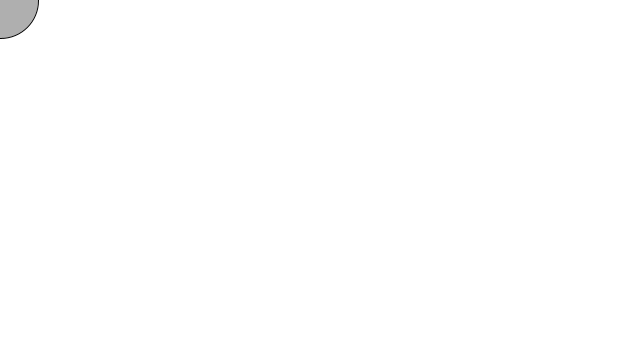
Frame 1 (no input)
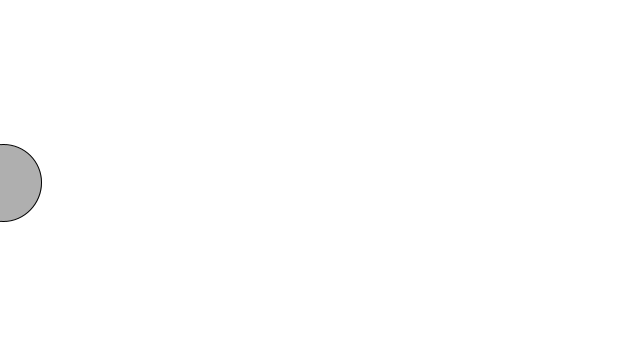
Frame 60 (the mouse pressed at the canvas centre just before this capture)
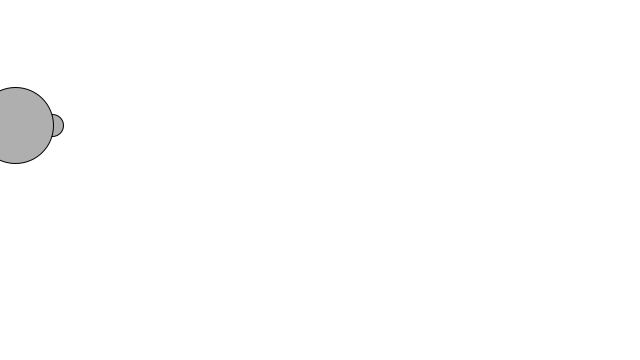
Frame 120 (the mouse held since frame 60 and released just before this capture)

The Processing sketch that drew these frames (run headless with seeded random() and noise(); from frame 60 on, the mouse is pressed at the canvas centre):

// Processing sketch: Mover
// ── Mover.pde
MyMover[] movers = new MyMover[3];

void setup() {
	size(640, 360);
	for(int i = 0; i < movers.length; i++) {
		movers[i] = new MyMover(random(0.1,5), 0, 0);
	}	
}

void draw() {
	background(255);
	PVector wind = new PVector(0.01, 0);


	for(int i = 0; i < movers.length; i++) {
		// In real life gravity scales with mass
		float m = movers[i].mass;
		PVector gravity = new PVector(0, 0.1*m);


		movers[i].applyForce(wind);
		movers[i].applyForce(gravity);

		movers[i].update();
		movers[i].display();
		movers[i].checkEdges();
	}
}

class MyMover {
	PVector location;
	PVector velocity;
	PVector acceleration;
	float mass;
  
	MyMover(float m, float x, float y) {
		mass = m;
		location = new PVector(x, y);
		velocity = new PVector(0, 0); 
		acceleration = new PVector(0, 0);
	}

	void applyForce(PVector force) {
		// Divide force by mass to get acceleration
		// Will be reusing force so make a copy to work with
		PVector f = PVector.div(force, mass);
		acceleration.add(f);
	}


	void update() {
		velocity.add(acceleration);
		location.add(velocity);

		acceleration.mult(0); // clear acceleration each time
	}

	void display() {
		stroke(0);
		fill(175);
		ellipse(location.x, location.y, mass*16, mass*16);
	}

	void checkEdges() {
		if(location.x > width) {
			location.x = 0;
		} else if (location.x < 0) {
			location.x = width;
		}

		if(location.y > height) {
			velocity.y *= -1;
			location.y = height;
		}
	}
}
